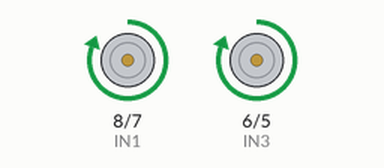
Simulated run of this sketch. Board: Arduino Uno, built with avr-gcc and run on an emulated ATmega328P. On the bench: motor-driver pin pairs drawn as motors (green arrow = first pin HIGH = forward, orange = second pin HIGH = backward, longer = more drive, scaled by the enable pin).

Above: at 1.0 s.
At 3.0 s:
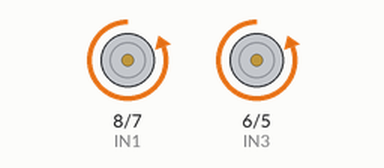
At 5.0 s:
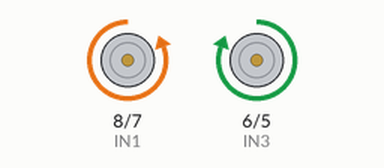
At 9.0 s:
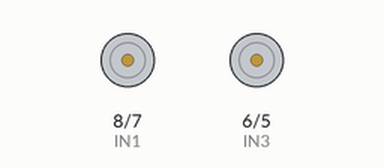
Timing chart, 0 to 13.0 s (numbered marks = the images above):
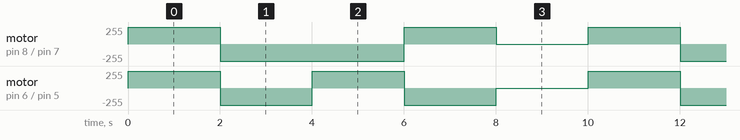

The sketch:

Teast_DC.ino
```cpp
#define ENA 9   // Enable/speed pin for motor A
#define IN1 8   // Control pin 1 for motor A
#define IN2 7   // Control pin 2 for motor A
#define ENB 10  // Enable/speed pin for motor B
#define IN3 6   // Control pin 1 for motor B
#define IN4 5   // Control pin 2 for motor B

void setup() {
    pinMode(ENA, OUTPUT);
    pinMode(IN1, OUTPUT);
    pinMode(IN2, OUTPUT);
    pinMode(ENB, OUTPUT);
    pinMode(IN3, OUTPUT);
    pinMode(IN4, OUTPUT);
}

void loop() {
    moveForward();
    delay(2000);
    moveBackward();
    delay(2000);
    turnLeft();
    delay(2000);
    turnRight();
    delay(2000);
    stopMotors();
    delay(2000);
}

void moveForward() {
    digitalWrite(IN1, HIGH);
    digitalWrite(IN2, LOW);
    digitalWrite(IN3, HIGH);
    digitalWrite(IN4, LOW);
    analogWrite(ENA, 255);  // Full speed
    analogWrite(ENB, 255);
}

void moveBackward() {
    digitalWrite(IN1, LOW);
    digitalWrite(IN2, HIGH);
    digitalWrite(IN3, LOW);
    digitalWrite(IN4, HIGH);
    analogWrite(ENA, 255);
    analogWrite(ENB, 255);
}

void turnLeft() {
    digitalWrite(IN1, LOW);
    digitalWrite(IN2, HIGH);
    digitalWrite(IN3, HIGH);
    digitalWrite(IN4, LOW);
    analogWrite(ENA, 255);
    analogWrite(ENB, 255);
}

void turnRight() {
    digitalWrite(IN1, HIGH);
    digitalWrite(IN2, LOW);
    digitalWrite(IN3, LOW);
    digitalWrite(IN4, HIGH);
    analogWrite(ENA, 255);
    analogWrite(ENB, 255);
}

void stopMotors() {
    digitalWrite(IN1, LOW);
    digitalWrite(IN2, LOW);
    digitalWrite(IN3, LOW);
    digitalWrite(IN4, LOW);
}
```

Measured:
- by itself, motor on pin 8 (IN1) / pin 7 (IN2): repeats every 10.0 s: backward 255/255 4.0 s, forward 255/255 2.0 s, stopped 2.0 s, forward 255/255 2.0 s
- by itself, motor on pin 6 (IN3) / pin 5 (IN4): repeats every 10.0 s: backward 255/255 2.0 s, forward 255/255 2.0 s, backward 255/255 2.0 s, stopped 2.0 s, forward 255/255 2.0 s
